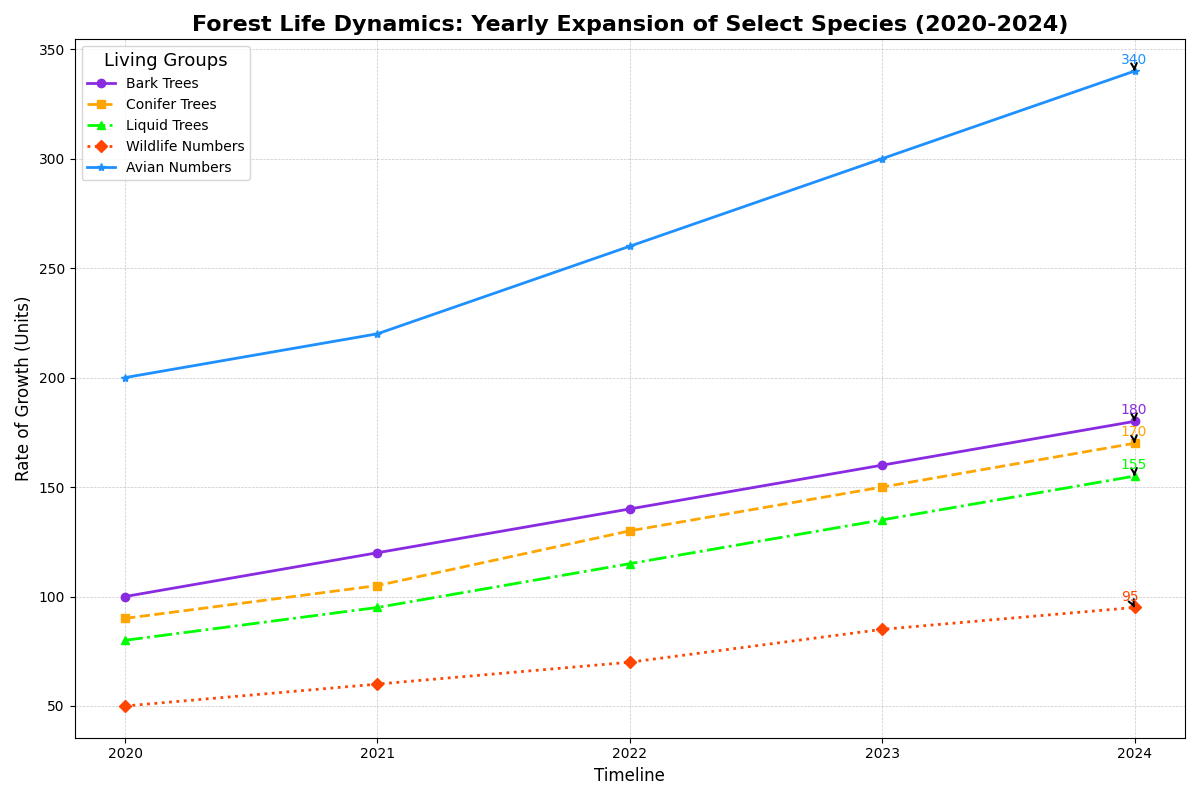

Here is the Python script that generated this plot:
import matplotlib.pyplot as plt
import numpy as np

species = ['Oak Trees', 'Pine Trees', 'Maple Trees', 'Deer Population', 'Bird Population']
years = np.array([2020, 2021, 2022, 2023, 2024])
oak_growth = np.array([100, 120, 140, 160, 180])
pine_growth = np.array([90, 105, 130, 150, 170])
maple_growth = np.array([80, 95, 115, 135, 155])
deer_growth = np.array([50, 60, 70, 85, 95])
bird_growth = np.array([200, 220, 260, 300, 340])

fig, ax = plt.subplots(figsize=(12, 8))

ax.plot(years, oak_growth, marker='o', linestyle='-', color='#8A2BE2', linewidth=2, label='Bark Trees')
ax.plot(years, pine_growth, marker='s', linestyle='--', color='#FFA500', linewidth=2, label='Conifer Trees')
ax.plot(years, maple_growth, marker='^', linestyle='-.', color='#00FF00', linewidth=2, label='Liquid Trees')
ax.plot(years, deer_growth, marker='D', linestyle=':', color='#FF4500', linewidth=2, label='Wildlife Numbers')
ax.plot(years, bird_growth, marker='*', linestyle='-', color='#1E90FF', linewidth=2, label='Avian Numbers')

ax.set_title('Forest Life Dynamics: Yearly Expansion of Select Species (2020-2024)', fontsize=16, fontweight='bold')
ax.set_xlabel('Timeline', fontsize=12)
ax.set_ylabel('Rate of Growth (Units)', fontsize=12)

ax.grid(True, linestyle='--', linewidth=0.5, alpha=0.7)
ax.set_xticks(years)
ax.tick_params(axis='both', which='major', labelsize=10)

ax.legend(title='Living Groups', fontsize=10, title_fontsize='13', loc='upper left')

for growth, label, color in zip([oak_growth, pine_growth, maple_growth, deer_growth, bird_growth], 
                                ['Bark Trees', 'Conifer Trees', 'Liquid Trees', 'Wildlife Numbers', 'Avian Numbers'], 
                                ['#8A2BE2', '#FFA500', '#00FF00', '#FF4500', '#1E90FF']):
    ax.annotate(f'{growth[-1]}',
                xy=(years[-1], growth[-1]),
                xytext=(-10, 5),
                textcoords='offset points',
                fontsize=10,
                color=color,
                arrowprops=dict(arrowstyle='->', lw=1.5))

plt.tight_layout()
plt.show()
